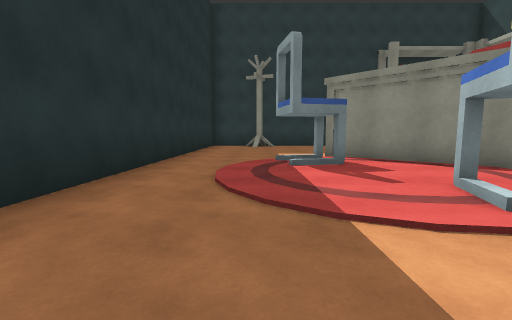
[1] (above)

20 first-person views from a walk through a 3-D level made in the Unity game engine. The camera is 1.2 m above the floor, tilts 6° down and sees 90° across. Doors are open. The floor is counted in squares, 2 m on a side. Each view is taken from the middle of a square. On the plan, view 1 faces up. The plan holds only what a view shows up to about 9 squares ahead; the rest is blank. The place goes on beyond the plan. The player is left out. Some surface patterns are stand-ins.

[2]
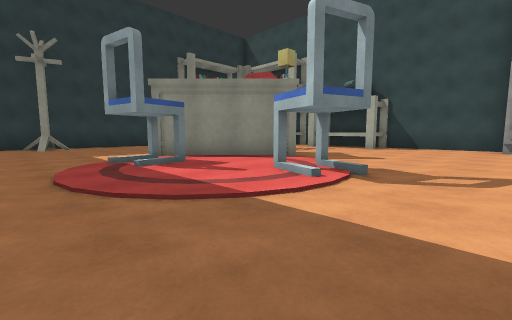

[3]
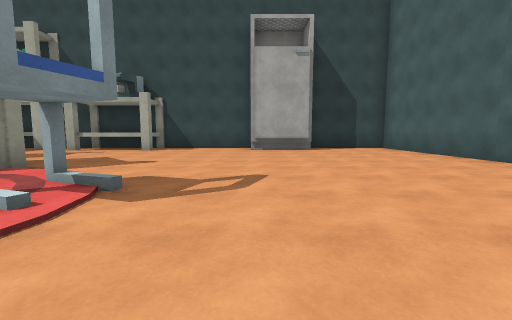

[4]
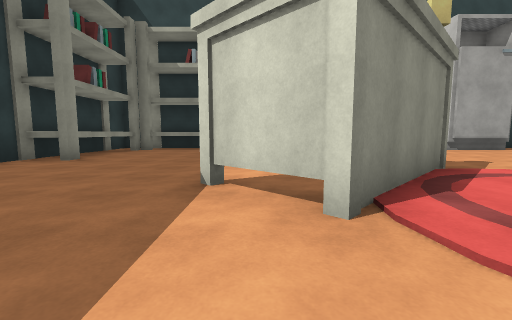

[5]
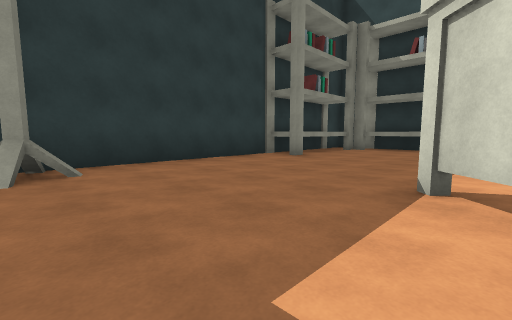

[6]
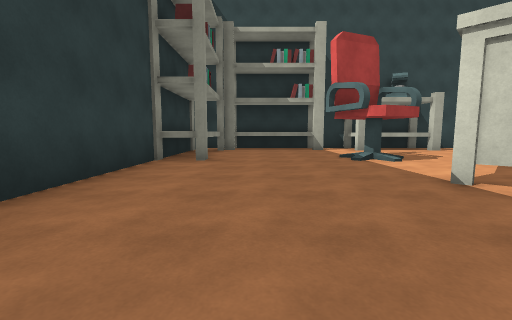

[7]
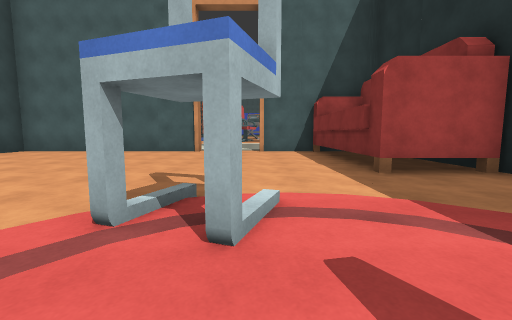

[8]
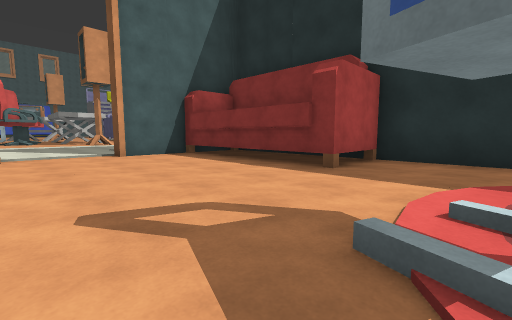

[9]
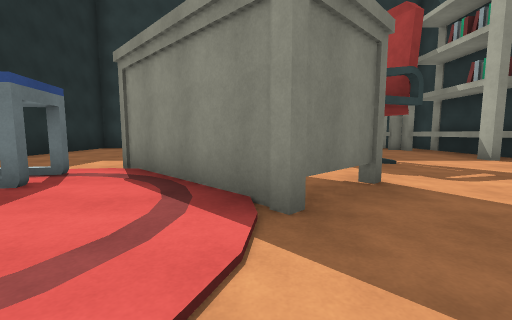

[10]
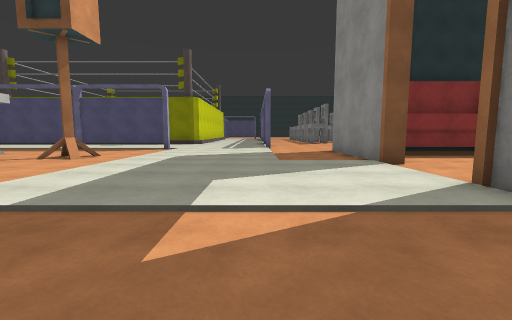

[11]
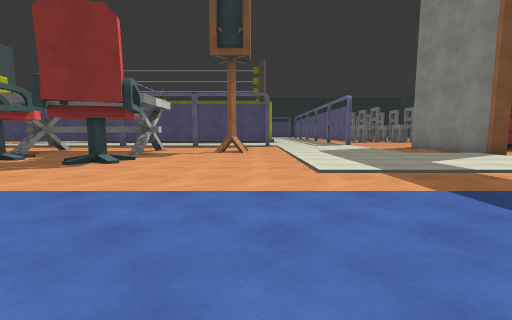

[12]
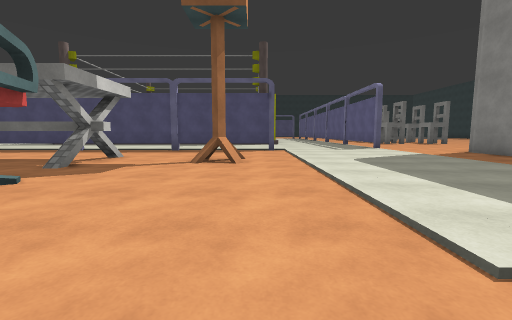

[13]
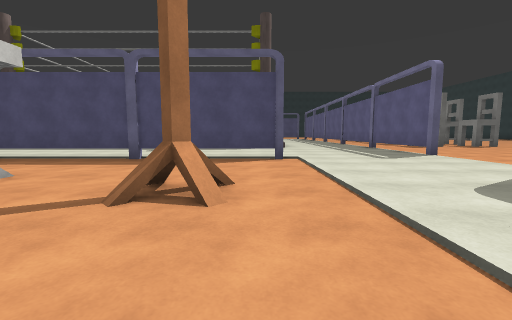

[14]
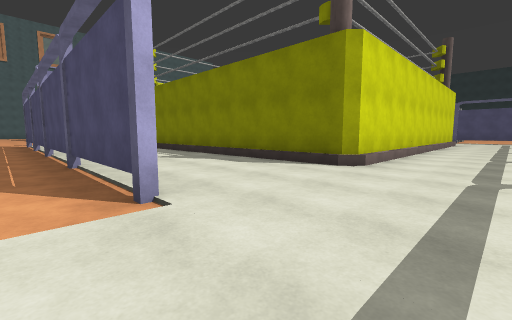

[15]
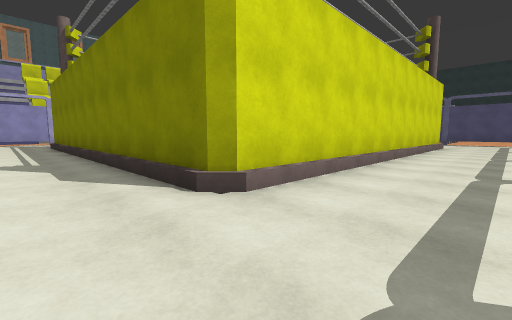

[16]
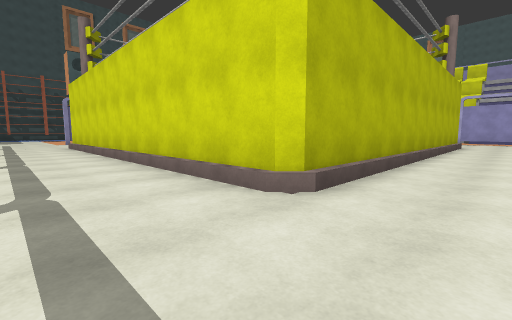

[17]
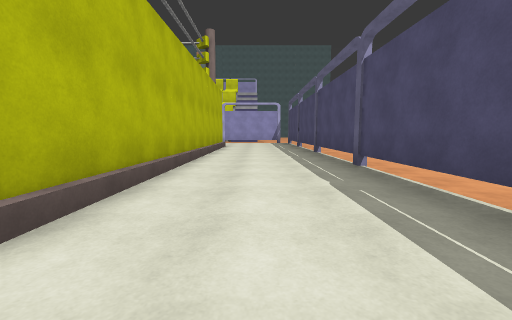

[18]
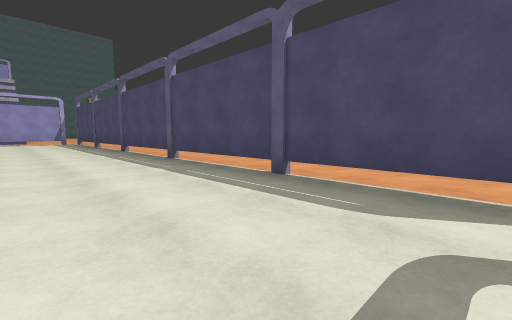

[19]
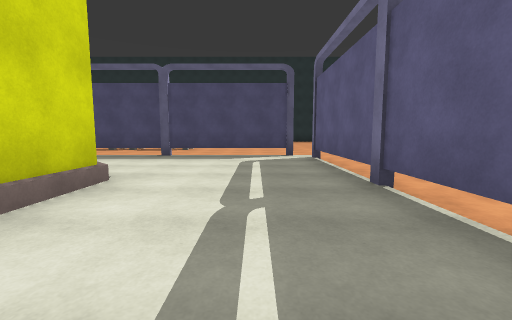

[20]
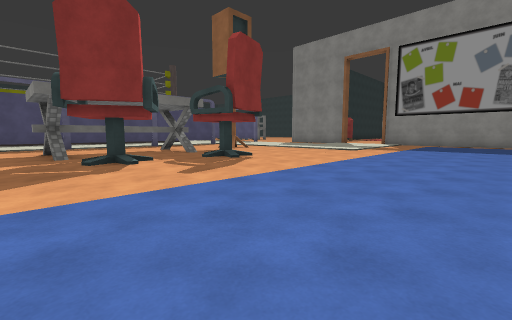

### Floor plan
Key: @ floor where view 1 was taken; # wall or solid block; . floor; / step, stairs or slope; D open door; B bookshelf; F fridge; T thing the floor can be seen under or through; O other object.
Columns run from 23 left of view 1 to 9 right of it. Each row starts with its distance up from view 1.
 13                       ########
 12                       .O.....####
 11                      #./........#
 10                      #...........
  9                      #...........
  8                      #...........
  7                      #...OO..O...
  6                      #...OO.....B
  5                      #..#.OOO...B
  4                      #.....OO...#
  3                      #...........
  2                      #...##......
  1                      #...........
  0                      #.@........D
 -1                      ###........F
 -2                        #........#
 -3                        #.........
 -4                  ..    #.........
 -5                  ....####...#####
 -6                  .............
 -7 ........         .............
 -8 ..TTTTTT         ###.............
 -9 ..T..............................
-10 ..T..............................
-11 ..T...###########................
-12 ..T...#         #...T............
-13 ..T...#         #...T..O.........
-14 ..T...#         #...T............
-15 ..T...#         #...T.....//.....
-16 ..T...#         #...T..TT.O/.....
-17  .#...#         #...T...T........
-18  .#...#         #...T...T.O......
-19  .#...#         #...T..TT........
-20    ...#         #.. #............

Positions as (right, up) in squares from view 1, and headings:
1: (0, 0), facing up
2: (-1, 0), facing up-right
3: (0, 0), facing right
4: (0, 7), facing right
5: (0, 7), facing up-right
6: (0, 10), facing right
7: (2, 4), facing down
8: (4, 2), facing down-left
9: (4, 2), facing up
10: (7, -8), facing left
11: (9, -12), facing left
12: (6, -12), facing left
13: (3, -12), facing left
14: (-2, -9), facing down-left
15: (-5, -9), facing down-left
16: (-19, -9), facing down-right
17: (-19, -10), facing down
18: (-18, -9), facing down-left
19: (-14, -9), facing left
20: (9, -20), facing up-left
